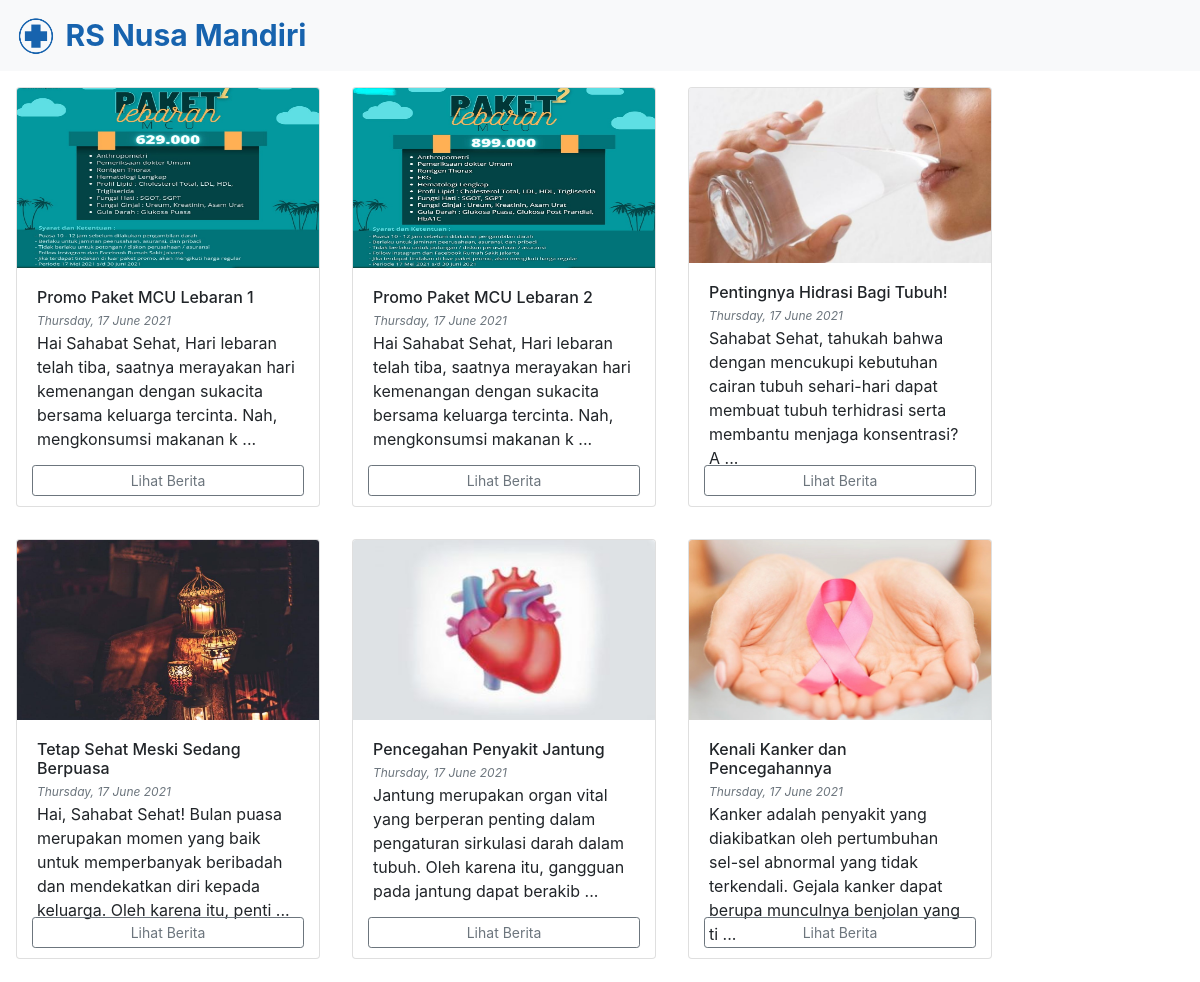
The page /chard_berita.php on the database its author committed.
### tables this page shows
CREATE TABLE `berita` (
  `id_berita` int(5) NOT NULL,
  `admin` int(2) NOT NULL,
  `kategori` varchar(30) NOT NULL,
  `judul_berita` varchar(40) NOT NULL,
  `titel_berita` text NOT NULL,
  `waktu_berita` datetime NOT NULL,
  `gambar_berita` varchar(20) NOT NULL,
  `isi_berita` text NOT NULL
);

### chard_berita.php (the view, shortened to what this page needs)
<?php
include "config/koneksi.php";
?>
<!DOCTYPE html>
<html lang="en">
<head>
  <link rel="stylesheet" href="https://maxcdn.bootstrapcdn.com/bootstrap/4.0.0/css/bootstrap.min.css">
  <link rel="stylesheet" href="public/alertsweet/sweetalert2.min.css">
  <link rel="stylesheet" href="public/css/readmoreinfo.css">
</head>
<body>
  <nav id="navbar-example2" class="navbar navbar-light bg-light fixed-top">
    <div class="logo-rs">
      <img src="public/img/logoRS.png">
      <a class="navbar-brand font-weight-bold text-primary nama-rs" href="index.php">RS Nusa Mandiri</a>
    </div>
  </nav>
  <div class="kotak-berita w-100">
    <?php
    $query = mysqli_query($conn, "SELECT * FROM berita ORDER BY id_berita DESC");
    while ($row = mysqli_fetch_array($query)) { ?>
      <div class="card m-3 float-left">
        <img class="card-img-top w-100" src="public/img/gambarberita/<?= $row['gambar_berita'] ?>" alt="Card image cap">
        <div class="card-body">
          <h6 class="card-title mb-0"><?= substr($row['judul_berita'], 0, 35) ?></h6>
          <span class="text-muted font-italic waktu_berita"><?= date('l, d F Y', strtotime($row['waktu_berita'])) ?></span>
          <p class="card-text">
            <?= substr($row['isi_berita'], 0, 150) ?>
            <?= (strlen($row['isi_berita']) > 150) ? '...' : '' ?>
          </p>
          <div class="footer-card">
            <a href="readmoreinfo.php?id_berita=<?= $row['id_berita'] ?>" class="btn btn-sm btn-outline-secondary w-100">Lihat Berita</a>
          </div>
        </div>
      </div>
    <?php } ?>
  </div>
</body>
</html>

### public/css/readmoreinfo.css (style rules this page uses)
html { scroll-behavior: smooth; }
.logo-rs img { margin: -10px -15px 0 -20px; width: 80px; height: 50px; }
.logo-rs a { color: #1763AE !important; font-size: 30px; text-decoration: none; }

### chard_berita.php (style rules this page uses)
.card { width: 19rem; height: 420px; }
.card img { height: 180px; }
.kotak-berita { margin-top: 71px; }
.footer-card { position: absolute; bottom: 10px; left: 15px; width: 17rem }
.waktu_berita { margin-top: -30px; font-size: 12px; }

### rows shown on the page
berita: gambar_berita (picture), judul_berita "Promo Paket MCU Lebaran 1", waktu_berita "Thursday, 17 June 2021", isi_berita "Hai Sahabat Sehat, Hari lebaran telah tiba, saatnya merayakan hari kemenangan dengan sukacita bersama keluarga tercinta. Nah, mengkonsumsi makanan k"
berita: gambar_berita (picture), judul_berita "Promo Paket MCU Lebaran 2", waktu_berita "Thursday, 17 June 2021", isi_berita "Hai Sahabat Sehat, Hari lebaran telah tiba, saatnya merayakan hari kemenangan dengan sukacita bersama keluarga tercinta. Nah, mengkonsumsi makanan k"
berita: gambar_berita (picture), judul_berita "Pentingnya Hidrasi Bagi Tubuh!", waktu_berita "Thursday, 17 June 2021", isi_berita "Sahabat Sehat, tahukah bahwa dengan mencukupi kebutuhan cairan tubuh sehari-hari dapat membuat tubuh terhidrasi serta membantu menjaga konsentrasi? A"
berita: gambar_berita (picture), judul_berita "Tetap Sehat Meski Sedang Berpuasa", waktu_berita "Thursday, 17 June 2021", isi_berita "Hai, Sahabat Sehat! Bulan puasa merupakan momen yang baik untuk memperbanyak beribadah dan mendekatkan diri kepada keluarga. Oleh karena itu, penti"
berita: gambar_berita (picture), judul_berita "Pencegahan Penyakit Jantung", waktu_berita "Thursday, 17 June 2021", isi_berita "Jantung merupakan organ vital yang berperan penting dalam pengaturan sirkulasi darah dalam tubuh. Oleh karena itu, gangguan pada jantung dapat berakib"
berita: gambar_berita (picture), judul_berita "Kenali Kanker dan Pencegahannya", waktu_berita "Thursday, 17 June 2021", isi_berita "Kanker adalah penyakit yang diakibatkan oleh pertumbuhan sel-sel abnormal yang tidak terkendali. Gejala kanker dapat berupa munculnya benjolan yang ti"
